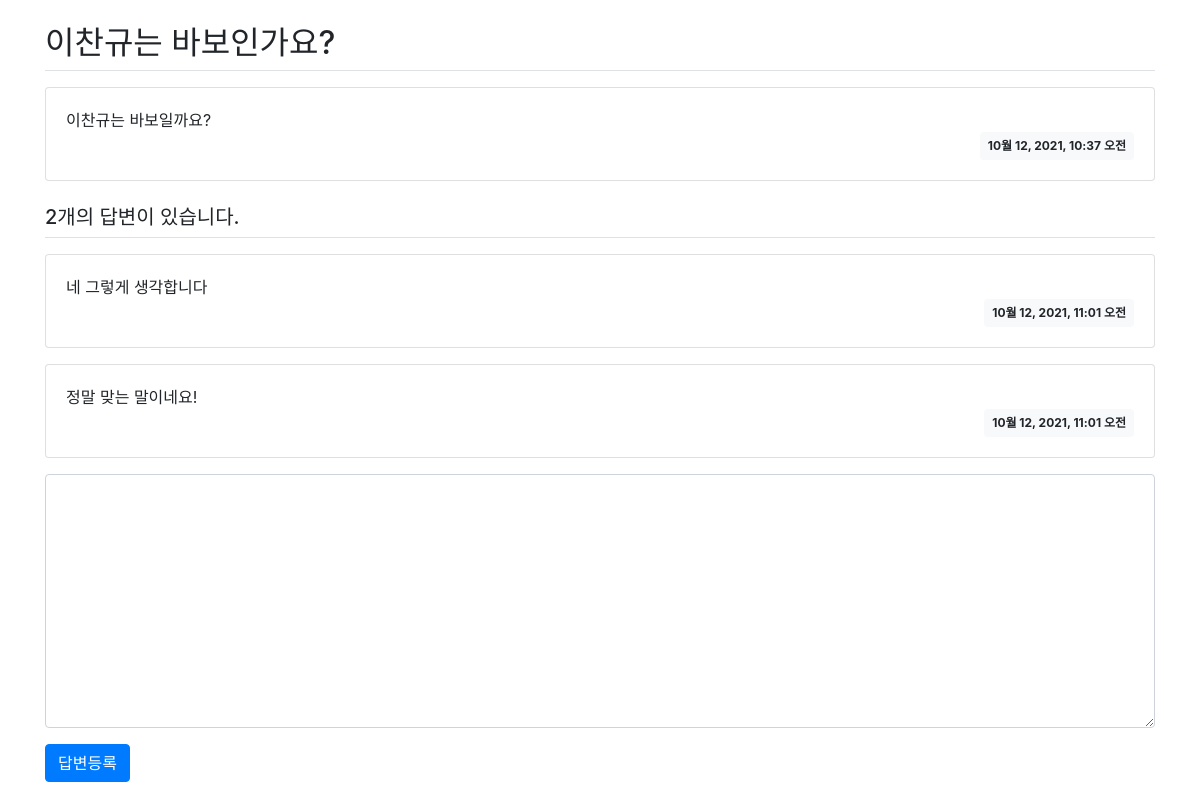
Page /pybo/3/ on the committed database.
### pybo/models.py (models this page shows, shortened)
class Question(models.Model):
    subject = models.CharField(max_length=200)
    content = models.TextField()
    create_date = models.DateTimeField()

class Answer(models.Model):
    question = models.ForeignKey(Question, on_delete=models.CASCADE)
    content = models.TextField()
    create_date = models.DateTimeField()

### pybo/views.py (the view)
# urls.py: path('<int:question_id>/', views.detail, name = 'detail'),
def detail(request, question_id):
    question = get_object_or_404(Question, pk=question_id)
    context = {'question': question}
    return render(request, 'pybo/question_detail.html', context)

### templates/pybo/question_detail.html (shortened to what this page needs)
{% extends 'base.html' %}
{% block content %}
<div class="container my-3">
    <h2 class="border-bottom py-2">{{ question.subject }}</h2>
    <div class="card my-3">
        <div class="card-body">
            <div class="card-text" style="white-space: pre-line;">{{ question.content }}</div>
            <div class="d-flex justify-content-end">
                <div class="badge badge-light p-2">
                    {{ question.create_date }}
                </div>
            </div>
        </div>
    </div>
    <h5 class="border-bottom my-3 py-2">{{question.answer_set.count}}개의 답변이 있습니다.</h5>
    {% for answer in question.answer_set.all %}
    <div class="card my-3">
        <div class="card-body">
            <div class="card-text" style="white-space: pre-line;">{{ answer.content }}</div>
            <div class="d-flex justify-content-end">
                <div class="badge badge-light p-2">
                    {{ answer.create_date }}
                </div>
            </div>
        </div>
    </div>
    {% endfor %}
    <form action="{% url 'pybo:answer_create' question.id %}" method="post" class="my-3">
        <div class="form-group">
            <textarea name="content" id="content" class="form-control" rows="10"></textarea>
        </div>
        <input type="submit" value="답변등록" class="btn btn-primary">
    </form>
</div>
{% endblock %}

### rows in the picture
Question: subject "이찬규는 바보인가요?", content "이찬규는 바보일까요?", create_date "10월 12, 2021, 10:37 오전", answer_set.count "2"
Answer: content "네 그렇게 생각합니다", create_date "10월 12, 2021, 11:01 오전"
Answer: content "정말 맞는 말이네요!", create_date "10월 12, 2021, 11:01 오전"
